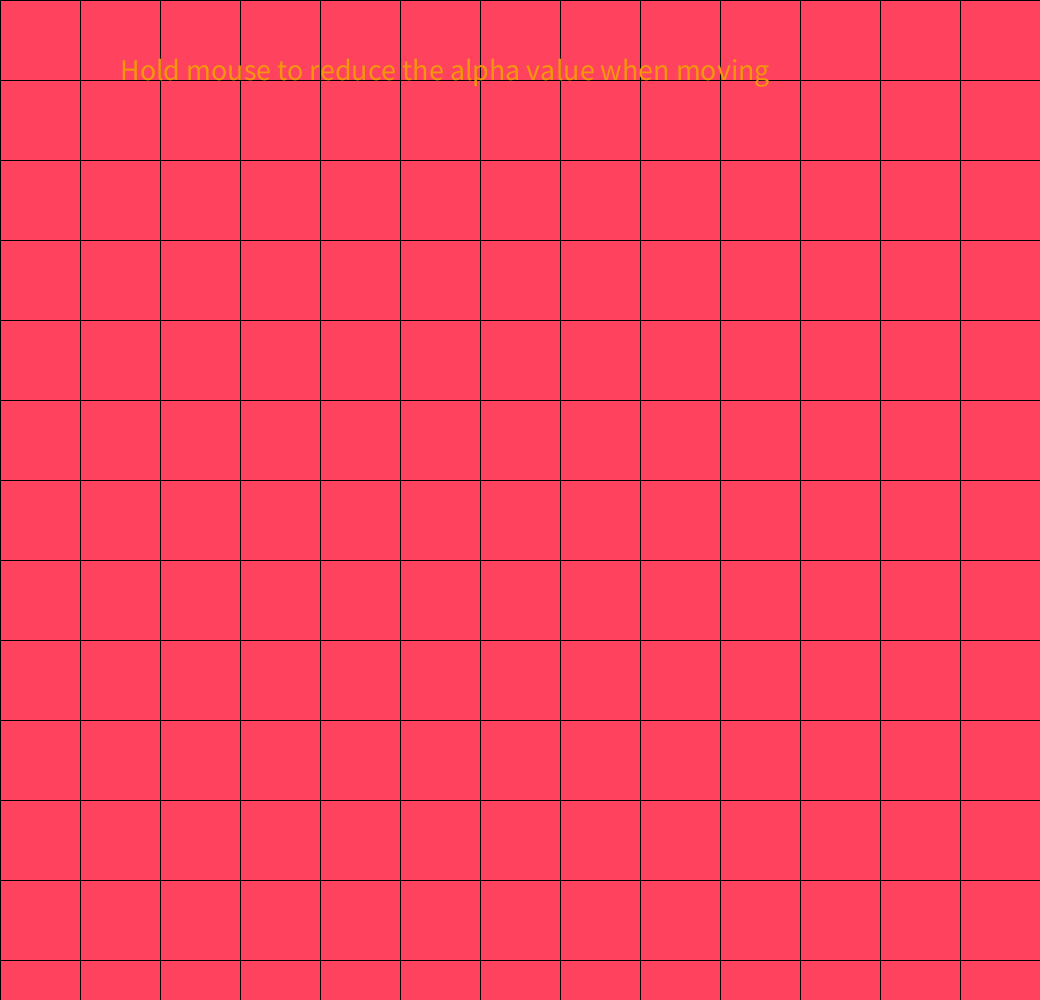
Frame 1 (no input)
Frame 60 (the mouse pressed at the canvas centre just before this capture): identical to frame 1, image omitted
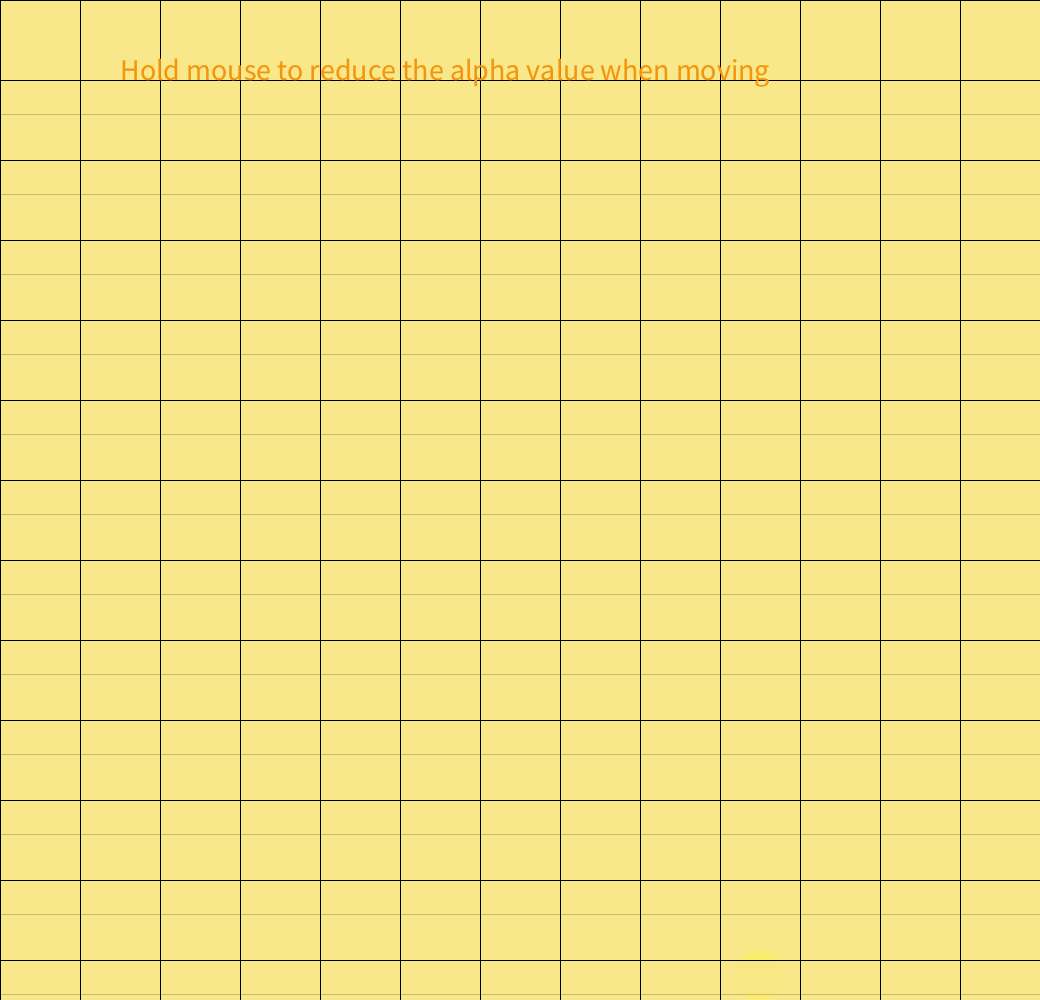
Frame 120 (the mouse held since frame 60 and released just before this capture)

The Processing sketch that drew these frames (run headless with seeded random() and noise(); from frame 60 on, the mouse is pressed at the canvas centre):

// Processing sketch: Exercise07
// ── Exercise07.pde
  float sizeX;
  float sizeX1;
  float sizeY;
  float sizeY1;
  float a =255;
  float ballX=500;
  float ballY=500;
  float speedX = 7;
  float speedY = 4;
  Element e= new Element();
  void setup(){
size(1040,1000);

}

void draw(){
  fill(255,255,0);
  ellipse(ballX,ballY,50,50);

  sizeX = map(mouseX,width/2,0,0,80);
  sizeX1 = map(mouseX,width/2,width,0,80);
  sizeY = map(mouseY,0,350,0,80);
   sizeY1 = map(mouseY,450,height,0,80);
   if(mousePressed){
   a-=0.8;
   }else a+=0.3;
   
   if(a>=255){
   a=255;
   }
   if(a<=0){
   a=0;
   }
  e.show(a);
  ballX+=speedX;
  ballY+=speedY;

  if(ballX>=width||ballX<=0){
  speedX*=-1;
  
  }
 if(ballY>=height||ballY<=0){
  speedY*=-1;
  
  }
 
 fill(#F3950D);
textSize(30);
text("Hold mouse to reduce the alpha value when moving",120,80);
 
 
 
}

// ── Element.pde
class Element{
 float speed =0.1;
 float size = 15;
 float speedX = 1;
 float speedY = speed;
 float ballX;
 float ballY;
 float x =40;
  void show(float alpha){
    
  for(int i=0;i<=width;i+=80){
   for(int j=0;j<=height;j+=80){
     ballX = i+40;
     ballY = j+40;
    
    
   stroke(0);
   fill(92,167,186,alpha);
   rect(i,j,sizeX,80);
   fill(255,66,93,alpha);
   rect(i,j,sizeX1,80);
   fill(248,232,137,alpha);
   rect(i,j,80,sizeY);
   fill(174,221,129,alpha);
   rect(i,j,sizeX,sizeY1);
   

   noStroke();
   fill(255);
  // ellipse(ballX,ballY,size,size);
  // ellipse(x,40,size,size);
    x+=speed;
   ballX+=1;
   ballY+=speedY;
   if(x>=i+80){
   speed*=-1;
   }
   if(x<=i){
   speed*=-1;
   }
   
  
   
   
   
   
   }
  }
  
  }
  

 




}
